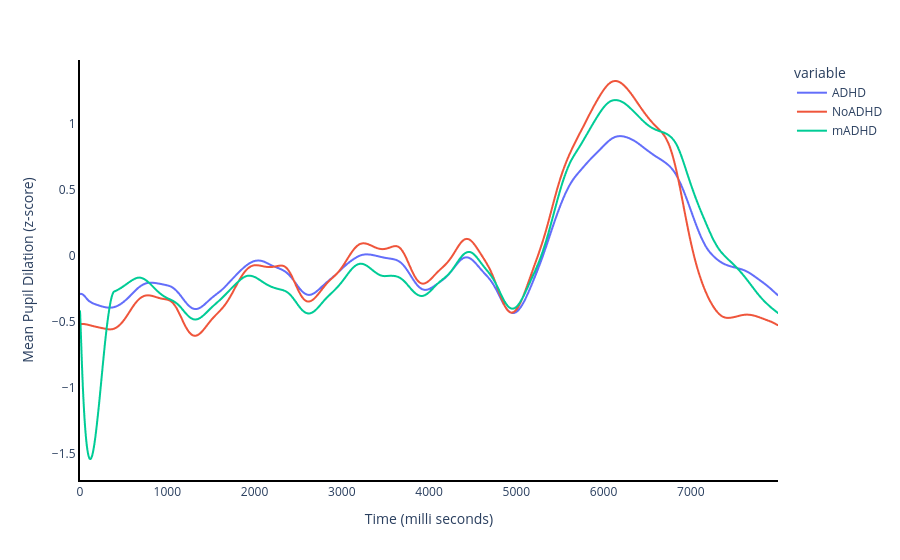

The cell this chart's notebook holds for it:
### Code cell
import plotly.express as px
import pandas as pd

# Use plotly express to create a line plot
fig = px.line(grouped_identifiers.T, x=list(range(8000)), y=['ADHD','NoADHD','mADHD'],
             labels={'value': 'Mean Pupil Dilation (z-score)', 'x': 'Time (milli seconds)'})

fig.update_layout(plot_bgcolor='white')
fig.update_xaxes(showline=True, linewidth=2, linecolor='black')
fig.update_yaxes(showline=True, linewidth=2, linecolor='black')

# Show the plot
fig.show()

### Figure 1 — Plotly figure (JSON) as saved in the notebook; plotly's stock layout.template omitted (floating-point values rounded to 4 significant figures; data arrays with more than 128 entries replaced by an {"elided": "..."} marker saying what was removed)
{"data": [{"hovertemplate": "variable=ADHD<br>Time (milli seconds)=%{x}<br>Mean Pupil Dilation (z-score)=%{y}<extra></extra>", "legendgroup": "ADHD", "line": {"color": "#636efa", "dash": "solid"}, "marker": {"symbol": "circle"}, "mode": "lines", "name": "ADHD", "showlegend": true, "type": "scattergl", "x": {"elided": "8000 int values"}, "xaxis": "x", "y": {"elided": "8000 float values"}, "yaxis": "y"}, {"hovertemplate": "variable=NoADHD<br>Time (milli seconds)=%{x}<br>Mean Pupil Dilation (z-score)=%{y}<extra></extra>", "legendgroup": "NoADHD", "line": {"color": "#EF553B", "dash": "solid"}, "marker": {"symbol": "circle"}, "mode": "lines", "name": "NoADHD", "showlegend": true, "type": "scattergl", "x": {"elided": "8000 int values"}, "xaxis": "x", "y": {"elided": "8000 float values"}, "yaxis": "y"}, {"hovertemplate": "variable=mADHD<br>Time (milli seconds)=%{x}<br>Mean Pupil Dilation (z-score)=%{y}<extra></extra>", "legendgroup": "mADHD", "line": {"color": "#00cc96", "dash": "solid"}, "marker": {"symbol": "circle"}, "mode": "lines", "name": "mADHD", "showlegend": true, "type": "scattergl", "x": {"elided": "8000 int values"}, "xaxis": "x", "y": {"elided": "8000 float values"}, "yaxis": "y"}], "layout": {"autosize": true, "legend": {"title": {"text": "variable"}, "tracegroupgap": 0}, "margin": {"t": 60}, "plot_bgcolor": "white", "xaxis": {"anchor": "y", "autorange": true, "domain": [0, 1], "linecolor": "black", "linewidth": 2, "range": [0, 7999], "showline": true, "title": {"text": "Time (milli seconds)"}, "type": "linear"}, "yaxis": {"anchor": "x", "autorange": true, "domain": [0, 1], "linecolor": "black", "linewidth": 2, "range": [-1.7, 1.485], "showline": true, "title": {"text": "Mean Pupil Dilation (z-score)"}, "type": "linear"}}}
